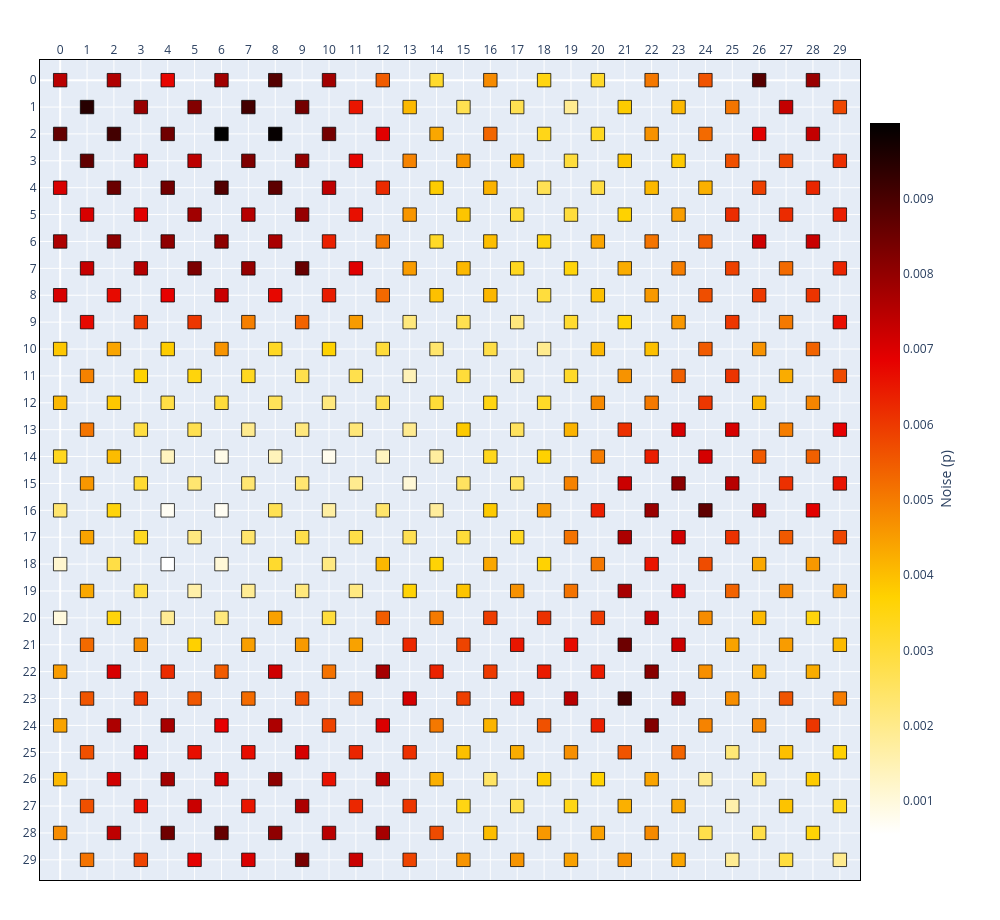

The cell this chart's notebook holds for it:
### Markdown cell above
### Spatially correlated noise

The samplers above draw each qubit independently, which is convenient but unphysical:
real fabrication variation is *correlated* in space. `generate_derived_contour_noise`
constructs such a field — neighboring qubits take on similar error rates, yielding smooth
gradients and hot spots. The `slope` parameter controls the spatial scale of the
correlation. On a larger chip the contour structure is readily apparent in the heatmap.

### Code cell
chip_contour = Chip(15, 15)
chip_contour.generate_derived_contour_noise(mean=0.005, deviation=0.002, seed=12, slope=5)
print("noise model :", chip_contour.summary()["noise_model"])
chip_contour.show(style=noise_heatmap_style(chip_contour))
print(min(chip_contour.noise_map.values()))
